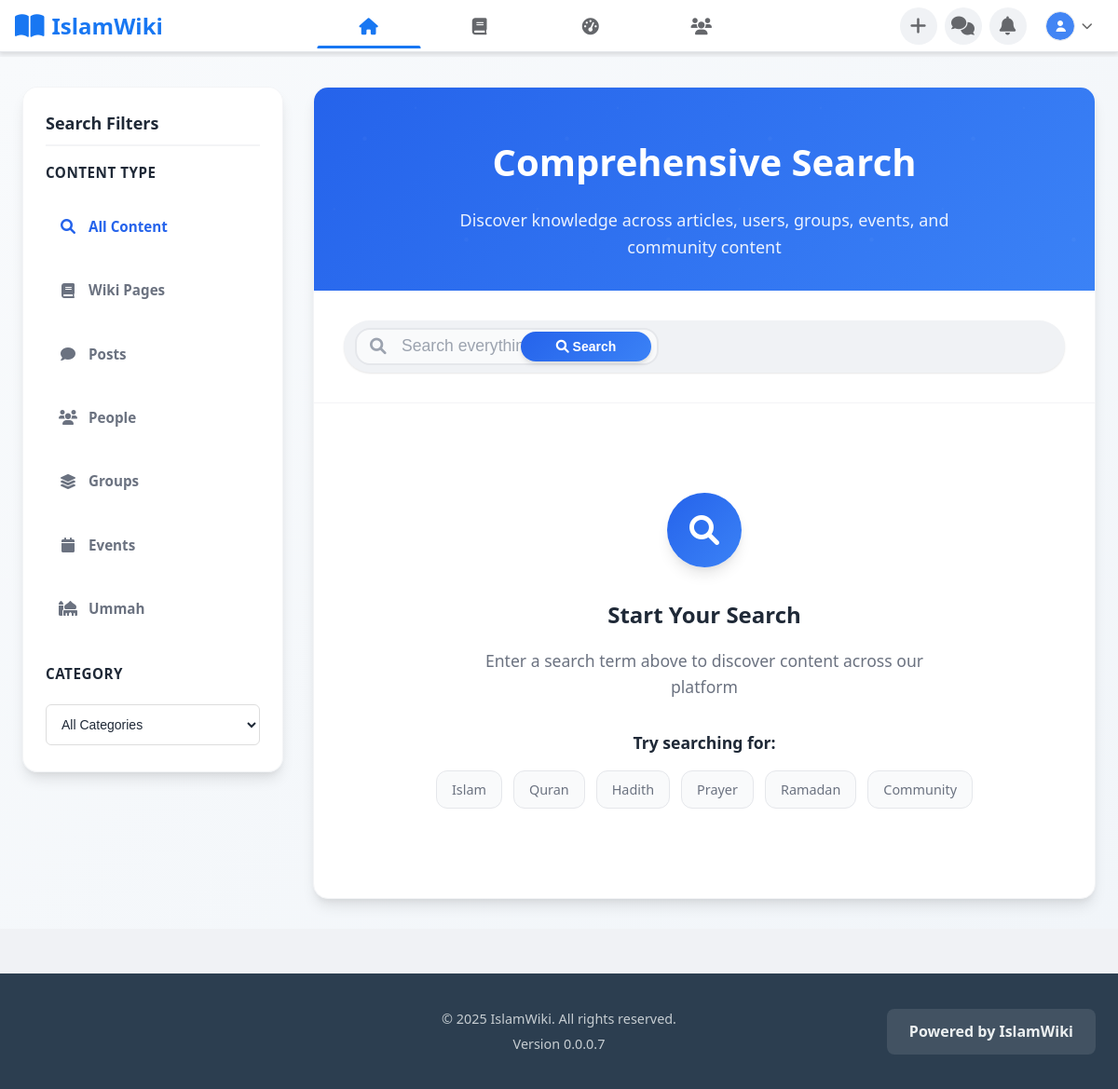
Page /search/index.php (signed in) on the committed database.
### tables this page shows
CREATE TABLE `search_suggestions` (
    `id` bigint(20) unsigned NOT NULL AUTO_INCREMENT,
    `suggestion` varchar(255) NOT NULL,
    `suggestion_type` enum('popular', 'trending', 'recommended') NOT NULL DEFAULT 'popular',
    `content_type` varchar(50),
    `click_count` int(11) NOT NULL DEFAULT 0,
    `search_count` int(11) NOT NULL DEFAULT 0,
    `is_active` tinyint(1) NOT NULL DEFAULT 1,
    `created_at` timestamp NOT NULL DEFAULT CURRENT_TIMESTAMP,
    `updated_at` timestamp NOT NULL DEFAULT CURRENT_TIMESTAMP ON UPDATE CURRENT_TIMESTAMP,
    PRIMARY KEY (`id`),
    UNIQUE KEY `unique_suggestion` (`suggestion`, `suggestion_type`),
    KEY `idx_suggestion_type` (`suggestion_type`),
    KEY `idx_content_type` (`content_type`),
    KEY `idx_is_active` (`is_active`),
    KEY `idx_click_count` (`click_count`),
    KEY `idx_search_count` (`search_count`)
);

### public/search/index.php (the view, shortened to what this page needs)
<?php
require_once "../config/config.php";
$query = $_GET['q'] ?? '';
$content_type = $_GET['type'] ?? 'all';
$suggestions = [];
if (empty($query)) {
    try {
        $stmt = $pdo->prepare("SELECT suggestion, suggestion_type, content_type, search_count
                               FROM search_suggestions
                               WHERE is_active = 1
                               ORDER BY search_count DESC
                               LIMIT 10");
        $stmt->execute();
        $suggestions = $stmt->fetchAll(PDO::FETCH_ASSOC);
    } catch (PDOException $e) {
        error_log("Error fetching suggestions: " . $e->getMessage());
    }
}
include "../includes/header.php";
?>
<div class="search-page-container">
    <div class="search-layout">
        <div class="search-sidebar">
            <div class="sidebar-section">
                <h3>Search Filters</h3>
                <div class="filter-group">
                    <h4>Content Type</h4>
                    <div class="filter-options">
                        <label class="filter-option">
                            <span class="filter-label">
                                <i class="fas fa-search"></i>
                                All Content
                            </span>
                        </label>
                        <label class="filter-option">
                            <span class="filter-label">
                                <i class="fas fa-book"></i>
                                Wiki Pages
                            </span>
                        </label>
                        <label class="filter-option">
                            <span class="filter-label">
                                <i class="fas fa-comment"></i>
                                Posts
                            </span>
                        </label>
                        <label class="filter-option">
                            <span class="filter-label">
                                <i class="fas fa-users"></i>
                                People
                            </span>
                        </label>
                        <label class="filter-option">
                            <span class="filter-label">
                                <i class="fas fa-layer-group"></i>
                                Groups
                            </span>
                        </label>
                        <label class="filter-option">
                            <span class="filter-label">
                                <i class="fas fa-calendar"></i>
                                Events
                            </span>
                        </label>
                        <label class="filter-option">
                            <span class="filter-label">
                                <i class="fas fa-mosque"></i>
                                Ummah
                            </span>
                        </label>
                    </div>
                </div>
                <?php if ($content_type === 'all' || $content_type === 'articles'): ?>
                <div class="filter-group">
                    <h4>Category</h4>
                    <select name="category" class="filter-select">
                        <option value="">All Categories</option>
                    </select>
                </div>
                <?php endif; ?>
                <div class="filter-group">
                    <h4>Sort By</h4>
                </div>
            </div>
        </div>
        <div class="search-main">
            <div class="search-header">
                <h1>Comprehensive Search</h1>
                <p>Discover knowledge across articles, users, groups, events, and community content</p>
            </div>
            <div class="search-form-container">
                <form method="GET" class="search-form" id="searchForm">
                    <div class="search-input-group">
                        <div class="search-input-wrapper">
                            <input type="text" name="q" value="<?php echo htmlspecialchars($query); ?>"
                                   placeholder="Search everything..." class="search-input" id="searchInput" required>
                        </div>
                        <button type="submit" class="btn btn-primary search-btn">
                            <i class="fas fa-search"></i> Search
                        </button>
                    </div>
                </form>
            </div>
            <div class="search-results-container" id="searchResults">
                <?php if (!empty($query)): ?>
                    <div class="search-loading" id="searchLoading">
                        <div class="spinner"></div>
                        <span>Searching...</span>
                    </div>
                    <div class="search-results" id="searchResultsContent" style="display: none;">
                    </div>
                <?php else: ?>
                    <div class="search-welcome">
                        <div class="welcome-icon">
                            <i class="fas fa-search"></i>
                        </div>
                        <h3>Start Your Search</h3>
                        <p>Enter a search term above to discover content across our platform</p>
                        <?php if (!empty($suggestions)): ?>
                        <div class="quick-suggestions">
                            <h4>Try searching for:</h4>
                            <div class="suggestion-tags">
                                <?php foreach (array_slice($suggestions, 0, 6) as $suggestion): ?>
                                <a href="?q=<?php echo urlencode($suggestion['suggestion']); ?>&type=<?php echo $suggestion['content_type'] ?? 'all'; ?>"
                                   class="suggestion-tag">
                                    <?php echo htmlspecialchars($suggestion['suggestion']); ?>
                                </a>
                                <?php endforeach; ?>
                            </div>
                        </div>
                        <?php endif; ?>
                    </div>
                <?php endif; ?>
            </div>
        </div>
    </div>
</div>
<?php include "../includes/footer.php"; ?>

### rows in the picture
search_suggestions: suggestion "Islam"
search_suggestions: suggestion "Quran"
search_suggestions: suggestion "Hadith"
search_suggestions: suggestion "Prayer"
search_suggestions: suggestion "Ramadan"
search_suggestions: suggestion "Community"

### other values in the picture
SITE_NAME "IslamWiki"
SITE_VERSION "0.0.0.7"
